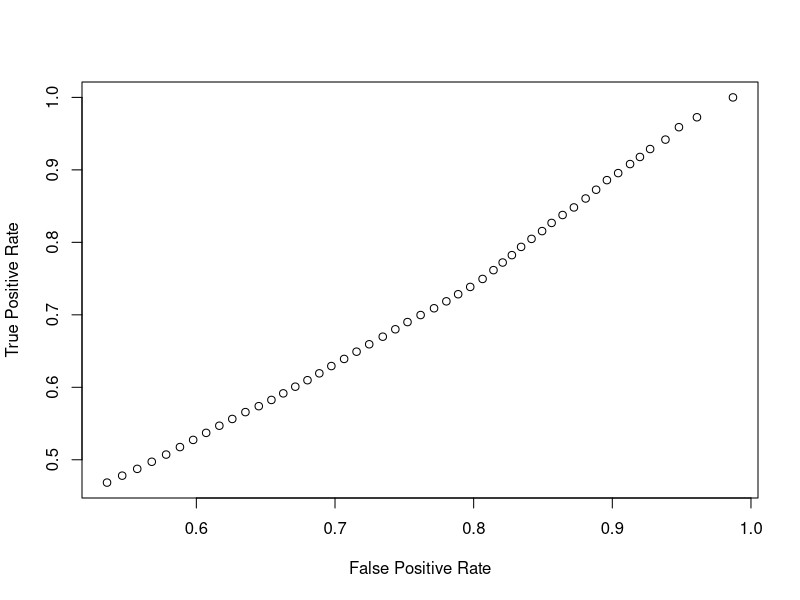
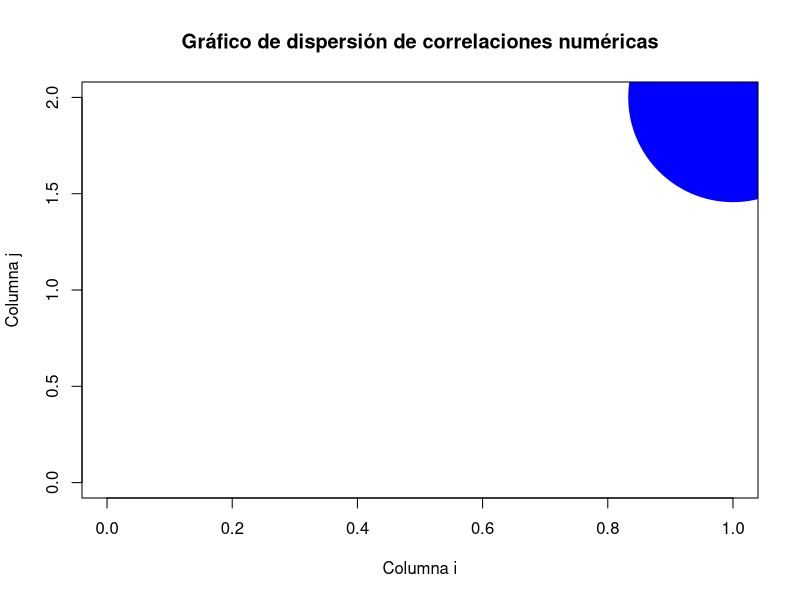
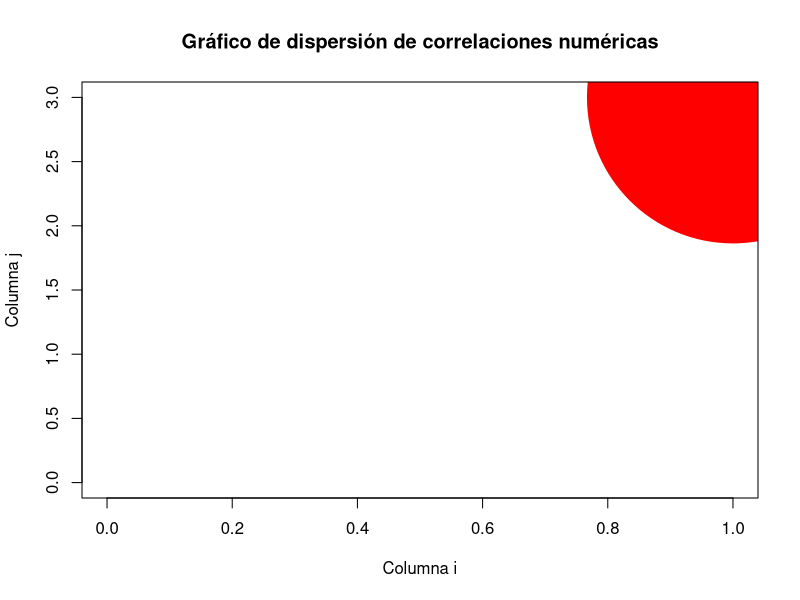
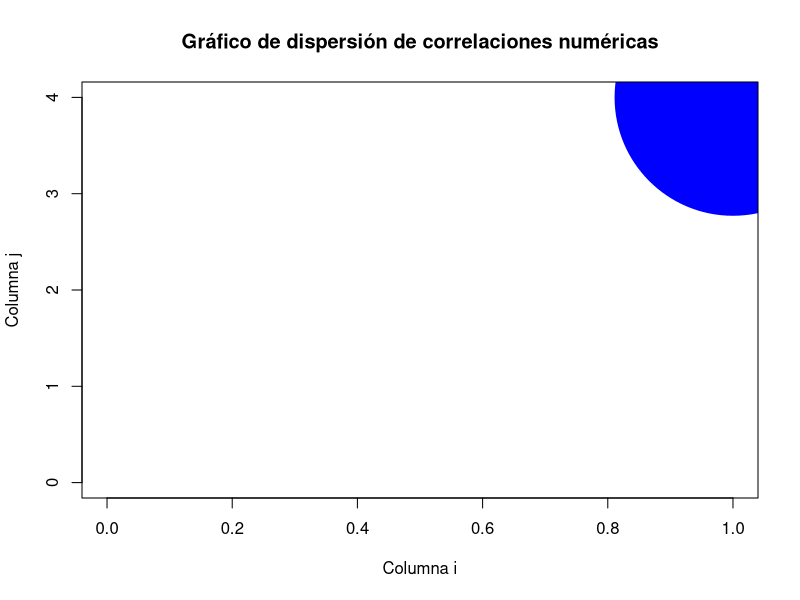
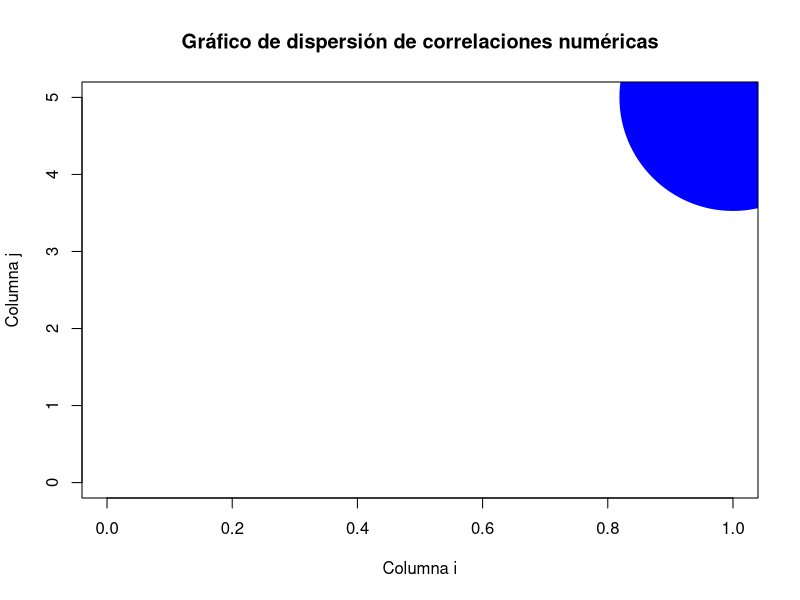
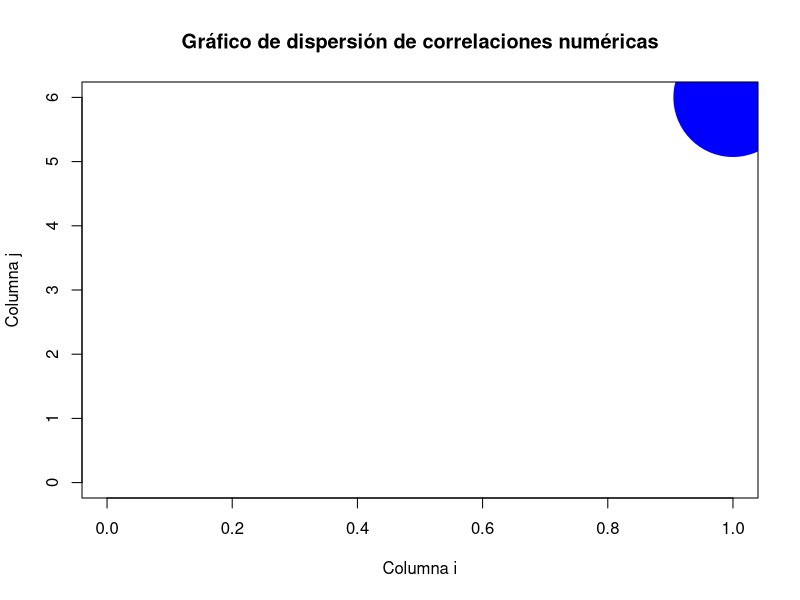
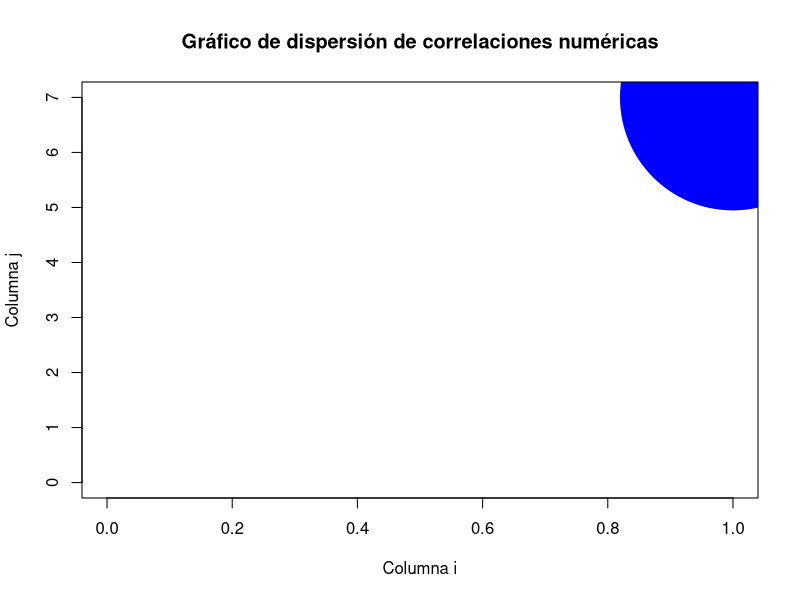
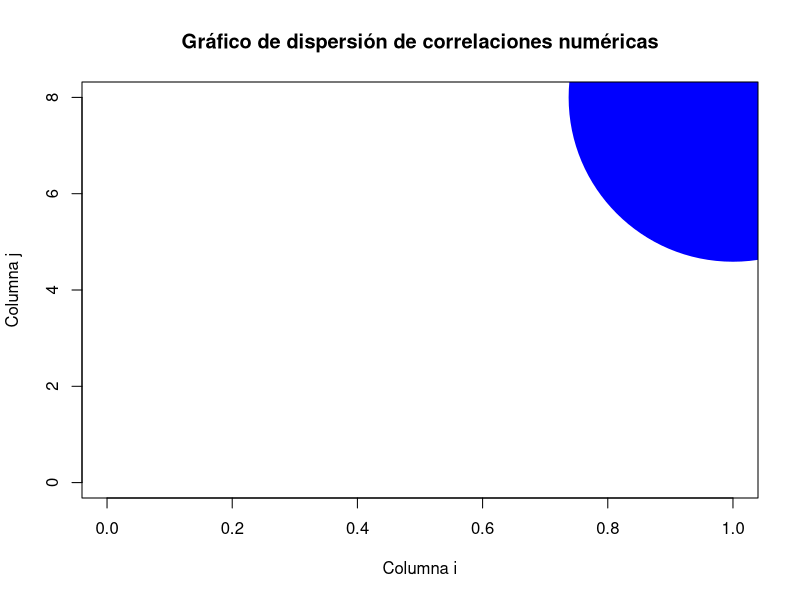

Generate these figures, in order, with R:
## ---- chunk 1
library(graphics)
## ---- chunk 2
set.seed(33)
## ---- chunk 3
create_dataset <- function(num_rows, num_columns) {
  #Creamos un data frame vacío que almacenará los datos del dataset
  data <- data.frame()
  
  #Generamos los datos del dataset
  for (i in 1:num_rows) {
    row <- data.frame(matrix(nrow = 1, ncol = num_columns))
    colnames(row) <- paste0("V", 1:num_columns)
    for (j in 1:num_columns) {
      # Generamos un número aleatorio para cada columna
      value <- sample(0:100, 1)
      row[, j] <- value
    } 
    # Añadimos la fila al dataset
    data <- rbind(data, row)
  }
  
  #Devolvemos el dataset
  return(data)
}
## ---- chunk 4
generate_df <- function(i, j, n) {
  set.seed(33)
  rows <- data.frame(value = sample(i:j, n, replace = TRUE), label = sample(c(TRUE, FALSE), n, replace = TRUE))
  return(rows)
}
## ---- chunk 5
df <- generate_df(0, 100, 150)
df
dataset <- create_dataset(5, 15)
dataset
set.seed(33)
array <- sample(1:100, 50, replace=TRUE)
array
## ---- chunk 6
discretizeEW <- function(data, num_intervals) {
  # Calcula el rango de valores
  data_min <- min(data)
  data_max <- max(data)
  inter <- as.integer((data_max - data_min) / num_intervals)
  x_discretized <- list()
  
  # Inicializa los límites de los intervalos
  cut_points <- seq(data_min, data_max, by = inter)
  
  # Discretiza los datos asignando cada valor a su intervalo correspondiente
  for (i in 1:(num_intervals - 1)) {
    aux <- data[data >= cut_points[i] & data <= cut_points[i + 1]]
    x_discretized[[i]] <- aux
  }
  
  # Agrega los valores en el último intervalo
  aux <- data[data >= cut_points[num_intervals]]
  x_discretized[[num_intervals]] <- aux
  
  return(list(x_discretized, cut_points))
}

discretizeEW(array, 3)
## ---- chunk 7
discretizeEF <- function(data, num_intervals) {
  # Ordenar los valores de manera ascendente
  sorted_data <- sort(data)
  
  # Calcular el tamaño objetivo de cada intervalo
  total_observations <- length(sorted_data)
  interval_size <- total_observations %/% num_intervals
  
  # Inicializar los intervalos y valores discretizados
  intervals <- vector("list", num_intervals)
  discretized_data <- vector("list", num_intervals)
  interval_limits <- vector("numeric", num_intervals)
  start_index <- 1
  
  # Asignar los valores a los intervalos correspondientes
  for (i in 1:(num_intervals - 1)) {
    interval <- sorted_data[start_index:(start_index + interval_size - 1)]
    intervals[[i]] <- interval
    interval_limits[i] <- interval[length(interval)]
    start_index <- start_index + interval_size
  }
  
  # Último intervalo (puede tener un tamaño diferente)
  last_interval <- sorted_data[start_index:length(sorted_data)]
  intervals[[num_intervals]] <- last_interval
  interval_limits[num_intervals] <- last_interval[length(last_interval)]
  
  # Convertir los intervalos a listas de vectores
  for (i in 1:num_intervals) {
    discretized_data[[i]] <- as.list(intervals[[i]])
  }
  
  return(list(discretized_data, interval_limits))
}

discretizeEF(array, 3)
## ---- chunk 8
variance <- function(x) {
  column_mean <- mean(x)
  squared_diff <- (x - column_mean)^2
  column_variance <- mean(squared_diff)
  
  return(column_variance)
}

variance(array)
## ---- chunk 9
column_variances <- function(matrix) {
  if (is.data.frame(matrix)) {
    matrix <- as.matrix(matrix)
  }
  
  num_columns <- ncol(matrix)
  column_var <- numeric(num_columns)
  
  for (j in 1:num_columns) {
    column_data <- matrix[, j]
    column_var[j] <- var(column_data)
  }
  
  return(column_var)
}

column_variances(dataset)
## ---- chunk 10
AUC <- function(df) {
  df <- df[order(df$value), ]

  # Obtiene el mínimo y el máximo del dataframe
  min_value <- min(df$value)
  max_value <- max(df$value)

  # Genera 50 valores de corte equidistantes entre el mínimo y el máximo
  cutoffs <- seq(min_value, max_value, length.out = 50)

  # Variables para almacenar los valores acumulados de TP, TN, FP y FN
  tp_total <- tn_total <- fp_total <- fn_total <- 0

  tprs <- c()
  fprs <- c()

  # Recorre los valores de corte
  for (i in 1:length(cutoffs)) {
    # Crea una lista de predicciones para el valor de corte actual
    prediction <- ifelse(df$value > cutoffs[i], 1, 0)

    # Acumula los valores de TP, TN, FP y FN según corresponda
    tp_total <- tp_total + sum(prediction == 1 & df$label == 1)
    tn_total <- tn_total + sum(prediction == 0 & df$label == 0)
    fp_total <- fp_total + sum(prediction == 1 & df$label == 0)
    fn_total <- fn_total + sum(prediction == 0 & df$label == 1)

    # Calcula el TPR y el FPR para la combinación actual de valores de corte
    tpr <- ifelse(tp_total + fn_total == 0, 0, tp_total / (tp_total + fn_total))
    fpr <- ifelse(fp_total + tn_total == 0, 0, fp_total / (fp_total + tn_total))

    # Añade los valores a las listas
    tprs <- c(tprs, tpr)
    fprs <- c(fprs, fpr)
  }

  # Ordena los valores de fpr y tpr
  tprs <- tprs[order(fprs)]
  fprs <- sort(fprs)

  # Calcula el área bajo la curva ROC
  area <- sum(diff(fprs) * (tprs[-1] + tprs[-length(tprs)]) / 2)

  return(list(area = area, tprs = tprs, fprs = fprs))
}

result <- AUC(df)
result$area
## ---- chunk 11
entropy <- function(x) {
  tam <- length(x)
  unique_values <- unique(x)
  pi <- rep(0, length(unique_values))
  aux <- c()
  i <- 1

  for (j in x) {
    if (!(j %in% aux)) {
      # Mira si el elemento está en la lista. Si no está, +1 al contador.
      cont <- 0
      for (k in 1:length(x)) {
        act <- x[k]
        if (!(j %in% aux) && act == j) {
          cont <- cont + 1
        }
      }
      aux <- c(aux, j)
      pi[i] <- cont
      i <- i + 1
    }
  }

  sum <- 0
  for (i in 1:length(pi)) {
    sum <- sum - (pi[i] / tam) * log2(pi[i] / tam)
  }
  return(sum)
}

entropia <- entropy(array)
entropia
## ---- chunk 12
column_entropy <- function(df) {
  entropies <- c()
  for (col in colnames(df)) {
    entropies <- c(entropies, entropy(df[[col]]))
  }
  return(entropies)
}

entropies <- column_entropy(df)
entropies
## ---- chunk 13
dataset <- create_dataset(5, 15)
dataset
## ---- chunk 14
normalize_standardize_dataset <- function(dataset, option) {
  ds <- dataset
  min_value <- min(ds)
  max_value <- max(ds)
  mean_value <- sum(ds[1,]) / length(ds[1,])
  squared_diff_sum <- 0
  for (x in ds[1,]) {
    squared_diff <- (x - mean_value) ^ 2
    squared_diff_sum <- squared_diff_sum + squared_diff
  }
  mean_squared_diff <- squared_diff_sum / length(ds[1,])
  std_value <- sqrt(mean_squared_diff)

  for (i in 1:nrow(ds)) {
    for (j in 1:ncol(ds)) {
      if (is.numeric(ds[i,j])) {
        if (option == "normalize") {
          ds[i,j] <- round((ds[i,j] - min_value) / (max_value - min_value), 10)
        } else if (option == "standardize") {
          ds[i,j] <- round((ds[i,j] - mean_value) / std_value, 10)
        }
      }
    }
  }
  return(ds)
}
## ---- chunk 15
dataset <- create_dataset(5, 15)
print("Dataset normalizado:")
dt_norm <- normalize_standardize_dataset(dataset, "normalize")
dt_norm
## ---- chunk 16
dataset <- create_dataset(5, 15)
print("Dataset estandarizado:")
dt_estand <- normalize_standardize_dataset(dataset, "standardize")
dt_estand
## ---- chunk 17
filter_variables <- function(df, entropy_threshold, variance_threshold) {
  # Calculamos la varianza y la entropía de cada columna
  variances <- column_variances(df)
  entropies <- column_entropy(df)

  # Filtramos las columnas que cumplen con los requisitos
  filtered_columns <- character()
  for (i in 1:length(df)) {
    if (entropies[i] >= entropy_threshold && variances[i] >= variance_threshold) {
      filtered_columns <- c(filtered_columns, names(df)[i])
    }
  }

  # Creamos el nuevo dataframe con las columnas filtradas
  filtered_df <- df[, filtered_columns]

  return(filtered_df)
}

filtered_df <- filter_variables(df, 1, 1)
filtered_df
## ---- chunk 18
column_type <- function(data) {
  if (is.numeric(data)) {
    return("numerical")
  } else if (is.character(data)) {
    return("categorical")
  } else {
    return("unknown")
  }
}

data <- c(1, 2, 3, 4, 5)
type <- column_type(data)
type
## ---- chunk 19
correlation <- function(dataset) {
  # Determinamos el tipo de cada columna
  column_types <- sapply(dataset, column_type)
  
  # Calculamos la correlación o la información mutua entre todos los pares de columnas
  correlations <- list()
  for (i in 1:(length(dataset)-1)) {
    for (j in (i+1):length(dataset)) {
      column_i <- dataset[[i]]
      column_j <- dataset[[j]]
      
      if (column_types[i] == "numerical" && column_types[j] == "numerical") {
        # Calculamos la correlación entre dos columnas numéricas
        correlation <- cor(column_i, column_j)
        correlations <- c(correlations, list(list(i = i, j = j, correlation = correlation)))
      } else if (column_types[i] == "categorical" && column_types[j] == "categorical") {
        # Calculamos la información mutua entre dos columnas categóricas
        table_i <- table(column_i)
        table_j <- table(column_j)
        table_ij <- table(column_i, column_j)
        
        mutual_information <- 0
        for (value_i in levels(column_i)) {
          for (value_j in levels(column_j)) {
            p_i <- table_i[value_i] / length(column_i)
            p_j <- table_j[value_j] / length(column_j)
            p_ij <- table_ij[value_i, value_j] / length(column_i)
            
            if (p_i != 0 && p_j != 0 && p_ij != 0) {
              mutual_information <- mutual_information + p_ij * log2(p_ij / (p_i * p_j))
            }
          }
        }
        
        correlations <- c(correlations, list(list(i = i, j = j, mutual_information = mutual_information)))
      }
    }
  }
  
  return(correlations)
}

dataset <- create_dataset(5, 15)
correlaciones <- correlation(dataset)
correlaciones
## ---- chunk 20
plot_auc <- function(data) {
  result <- AUC(data)
  fprs <- result[[2]]
  tprs <- result[[3]]
  
  plot(fprs, tprs, type = "p", xlab = "False Positive Rate", ylab = "True Positive Rate")
}

plot_auc(df)
## ---- chunk 21
plot_corr_mutual_info <- function(data) {
  correlations <- correlation(data)
  
  # Obtenemos las correlaciones para los pares de columnas numéricas
  numerical_correlations <- list()
  for (i in 1:length(correlations)) {
      cor <- correlations[[i]][[3]]
      if (is.double(cor)) {
          numerical_correlations <- c(numerical_correlations, list(correlations[[i]]))
      }
  }
  numerical_correlations

  # Dibujamos un gráfico de dispersión para cada par de columnas numéricas
  for (row in numerical_correlations) {
    i <- row[[1]]
    j <- row[[2]]
    cor <- row[[3]]
    plot(i, j, xlim = c(0, max(i)), ylim = c(0, max(j)),
         pch = 19, col = ifelse(cor > 0, "red", "blue"),
         cex = abs(cor) * 50,
         xlab = "Columna i", ylab = "Columna j",
         main = "Gráfico de dispersión de correlaciones numéricas")
}

}

plot_corr_mutual_info(dataset)
